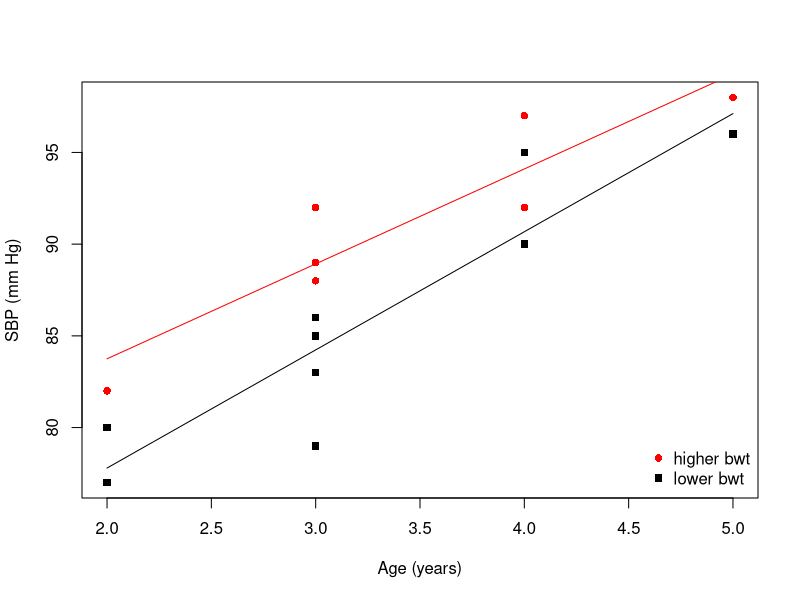

Write R code to recreate this figure.
## ---- chunk 1
options(width = 70)
## ---- chunk 2
knitr::knit_hooks$set(mysize = 
  function(before, options, envir){
    if (before) return(options$size)
  }
)
knitr::opts_chunk$set(fig.width=10, fig.height=6) 
## ---- chunk 3
data = read.csv(file="systolic1.csv",header=T)
attach(data)
head(data)
## ---- chunk 4
m1 = lm(sbp~I(age*bwt)+I(age)+I(bwt))
summary(m1)
## ---- chunk 5
( SeqSS.m1 = anova(m1) ) #type I
( ParSS.m1 = car::Anova(m1,type="III") ) #type III
## ---- chunk 6
( anova(lm(sbp~I(age)+I(bwt)+I(age*bwt))) ) #type I
( car::Anova(m1,type="III") ) #type III
## ---- chunk 7
data = cbind(data,fit.m1 = m1$fitted.values)
summary(data)
## ---- chunk 8
summary(lm(sbp~age*bwt))$coef
anova(lm(sbp~age*bwt))
## ---- chunk 9
null.model = lm(sbp~bwt)
alt.model = lm(sbp~age*bwt)
anova(null.model,alt.model)
## ---- chunk 10
# car::Anova(lm(sbp~age),type="III") #crude effect
anova(lm(sbp~bwt),lm(sbp~age+bwt))  #adjusted effect in additive model
car::Anova(lm(sbp~age+bwt),type="III") #adjusted effect in additive model
## ---- chunk 11
SeqSS = data.frame(anova(lm(sbp~I(bwt)+I(age)+I(bwt*age))))
df1 = SeqSS["I(age)","Df"]+SeqSS["I(bwt * age)","Df"]
F1 = (SeqSS["I(age)","Sum.Sq"]+SeqSS["I(bwt * age)","Sum.Sq"])/df1
df2 = SeqSS["Residuals","Df"]
F2 = SeqSS["Residuals","Mean.Sq"]
c(F.val = F1/F2,
  P.val = 1 - pf(F1/F2,df1=df1,df2=df2))
anova(null.model,alt.model) ##validate
## ---- chunk 12
null.model = lm(sbp~age)
alt.model = lm(sbp~age*bwt)
anova(null.model,alt.model)
## ---- chunk 13
c(mean(age), sd(age))
c(mean(bwt), sd(bwt))
age.c = age - mean(age)
bwt.c = bwt - mean(bwt)
## ---- chunk 14
m2 = lm(sbp~I(age.c*bwt.c)+I(age.c)+I(bwt.c))
summary(m2)
## ---- chunk 15
( SeqSS.m2 = anova(m2) ) #type I
( ParSS.m2 = car::Anova(m2,type="III") ) #type III
## ---- chunk 16
data = cbind(data,fit.m2 = m2$fitted.values)
summary(data)
## ---- chunk 17
summary(m1)$coef
summary(m2)$coef
## ---- chunk 18
rbind(data.frame(SeqSS.m1),data.frame(SeqSS.m2))
rbind(data.frame(ParSS.m1)[-1,],data.frame(ParSS.m2)[-1,])
## ---- chunk 19
summary(data)
## ---- chunk 20
summary(lm(sbp~age*bwt))$coef
summary(lm(sbp~age.c*bwt.c))$coef
## ---- chunk 21
highbwt = 1*(bwt > mean(bwt)) #1*(bwt.c > 0)
mgrp = lm(sbp~age*highbwt)
summary(mgrp)
## ---- chunk 22
plot(age[highbwt == 0], sbp[highbwt == 0], pch = 15, col="black",
     xlab = "Age (years)", ylab = "SBP (mm Hg)",xlim=range(age),ylim=range(sbp))
points(age[highbwt == 1], sbp[highbwt == 1], pch = 16, col="red")
lines(age[highbwt == 0],mgrp$fitted.values[highbwt == 0],col="black")
lines(age[highbwt == 1],mgrp$fitted.values[highbwt == 1],col="red")
legend("bottomright",bty="n",legend=c("higher bwt","lower bwt"),
       col=c("red","black"),pch=c(16,15))
## ---- chunk 23
mgrp1 = lm(sbp~age,data=data.frame(sbp,age)[highbwt==1,])
mgrp0 = lm(sbp~age,data=data.frame(sbp,age)[highbwt==0,])
summary(mgrp)$coef
summary(mgrp1)$coef
summary(mgrp0)$coef
## ---- chunk 24
rbind( mgrp0=coef(mgrp0), mgrp=coef(mgrp)[c("(Intercept)","age")] )
rbind( mgrp1=coef(mgrp1), 
   mgrp=c(
   coef(mgrp)["(Intercept)"]+coef(mgrp)["highbwt"],
   coef(mgrp)["age"]+coef(mgrp)["age:highbwt"]
   )
)
## ---- chunk 25
mgrp = lm(sbp~age*highbwt)
vcov(mgrp)
age.eff = c(  c(0,1,0,1)%*%coef(mgrp)  )
age.var = c(  c(0,1,0,1)%*%vcov(mgrp)%*%c(0,1,0,1)  )
t = qt(p=0.975,df=nrow(data)-4) #or qnorm(0.975) if n=nrow(data) is large
(age.confint = age.eff + c(-1,1)*t*sqrt(age.var))
confint(mgrp1)
